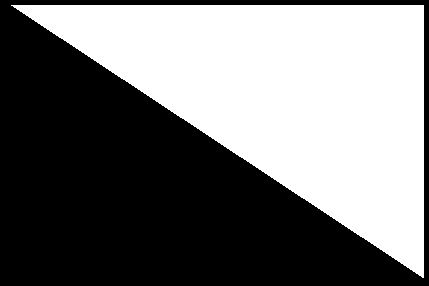
#> input picture DIVP/Images/hist1.bmp, 429 x 286 px, found by its file name
$ python negative.py
#> lines starting #> are read from the running program, lines starting #| are printed output that depends on the picture; after the words box and inside, x2 and y2 are one past the last pixel; in counts of white or black regions, pixels touching at a corner belong together
import cv2
import numpy as np
from matplotlib import pyplot as plt

img1 = cv2.imread('Images/hist1.bmp',0)
#> img1: shape (286, 429); 46.1% white; 1 white region, box (x1, y1, x2, y2) and area: (11, 5, 424, 278) 56570

neg=cv2.bitwise_not(img1)

plt.subplot(2,2,1),plt.imshow(img1, 'gray'),plt.title('Original Image')
plt.subplot(2,2,2),plt.imshow(neg, 'gray'),plt.title('Negated Image')
plt.subplot(2,2,3),plt.hist(img1.ravel(),256,[0,256]),plt.title('Histogram of Original Image')
plt.subplot(2,2,4),plt.hist(neg.ravel(),256,[0,256]),plt.title('Histogram of Negated Image')
plt.show()
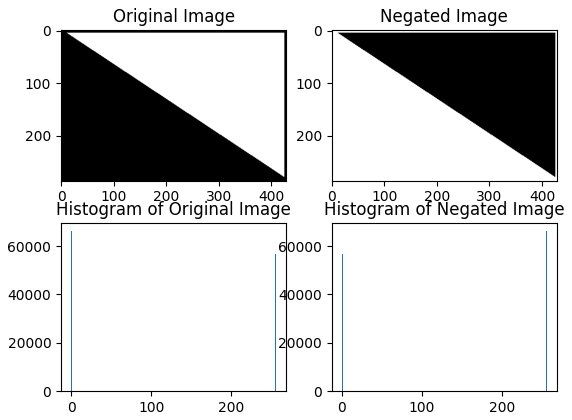
#> figure drawn by matplotlib, 4 panels; panel 3: tallest bar 66124 high, from x = 0 to 1; panel 4: tallest bar 66124 high, from x = 255 to 256

$ run again, with DIVP/Images/hist2.bmp copied over DIVP/Images/hist1.bmp
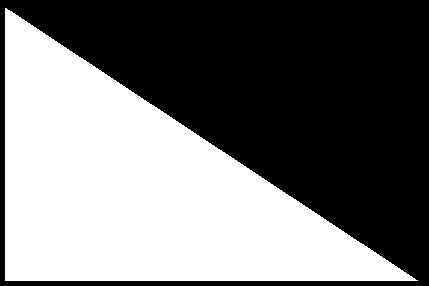
#> input picture DIVP/Images/hist2.bmp, 429 x 286 px, found by its file name
#> img1: shape (286, 429); 46.2% white; 1 white region, box (x1, y1, x2, y2) and area: (5, 8, 418, 281) 56632
#> `plt.show()`:
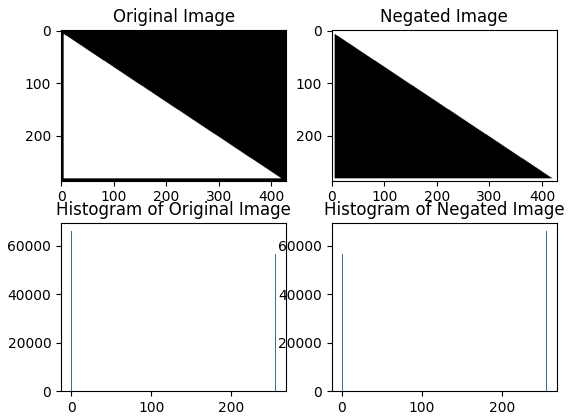
#> figure drawn by matplotlib, 4 panels; panel 3: tallest bar 66062 high, from x = 0 to 1; panel 4: tallest bar 66062 high, from x = 255 to 256
